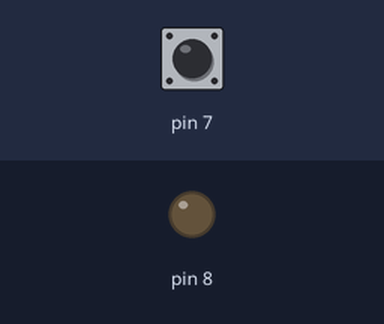
Simulated run of this sketch. Board: Arduino Uno, built with avr-gcc and run on an emulated ATmega328P. Parts: output pins drawn as LEDs (lit = HIGH). The inputs (shaded band) are chosen by the test bench; at power-on: pin 7 HIGH.

Above: at 1.2 s.
1.3 s: pin 7 pulled LOW for 0.15 s
At 2.6 s:
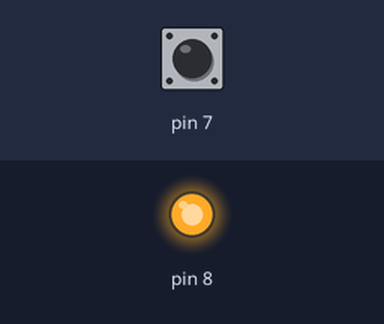
2.9 s: pin 7 pulled LOW for 1 s
At 5.1 s:
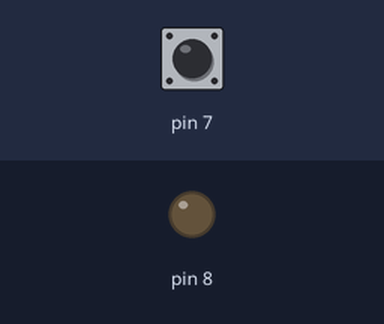
5.4 s: pin 7 pulled LOW for 3.2 s
At 9.9 s:
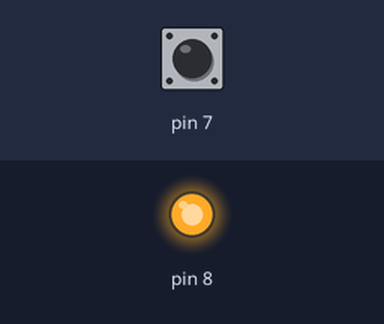
Timing chart, 0 to 11.4 s (numbered marks = the images above; inputs shaded):
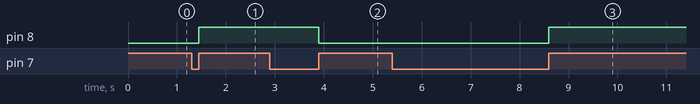

The sketch:

surprising_kup1.ino
```cpp
// C++ code
//

int flag = 0;

void setup()
{
  pinMode(8, OUTPUT);
  pinMode(7, INPUT_PULLUP);
}

void loop()
{
  if (digitalRead(7) == LOW)
  {
	if (flag == 0)
    	flag=1;
  }
  else
  {
    if (flag == 1)
    {
      if (digitalRead(8) == HIGH)
        digitalWrite(8, LOW);
      else
        digitalWrite(8, HIGH);
      flag=0;
    }
  }
}
```

Measured:
- after the input at 1.3 s, pin 8: LOW → HIGH after 0.15 s
- after the input at 2.9 s, pin 8: HIGH → LOW after 1.0 s
- after the input at 5.4 s, pin 8: LOW → HIGH after 3.2 s
